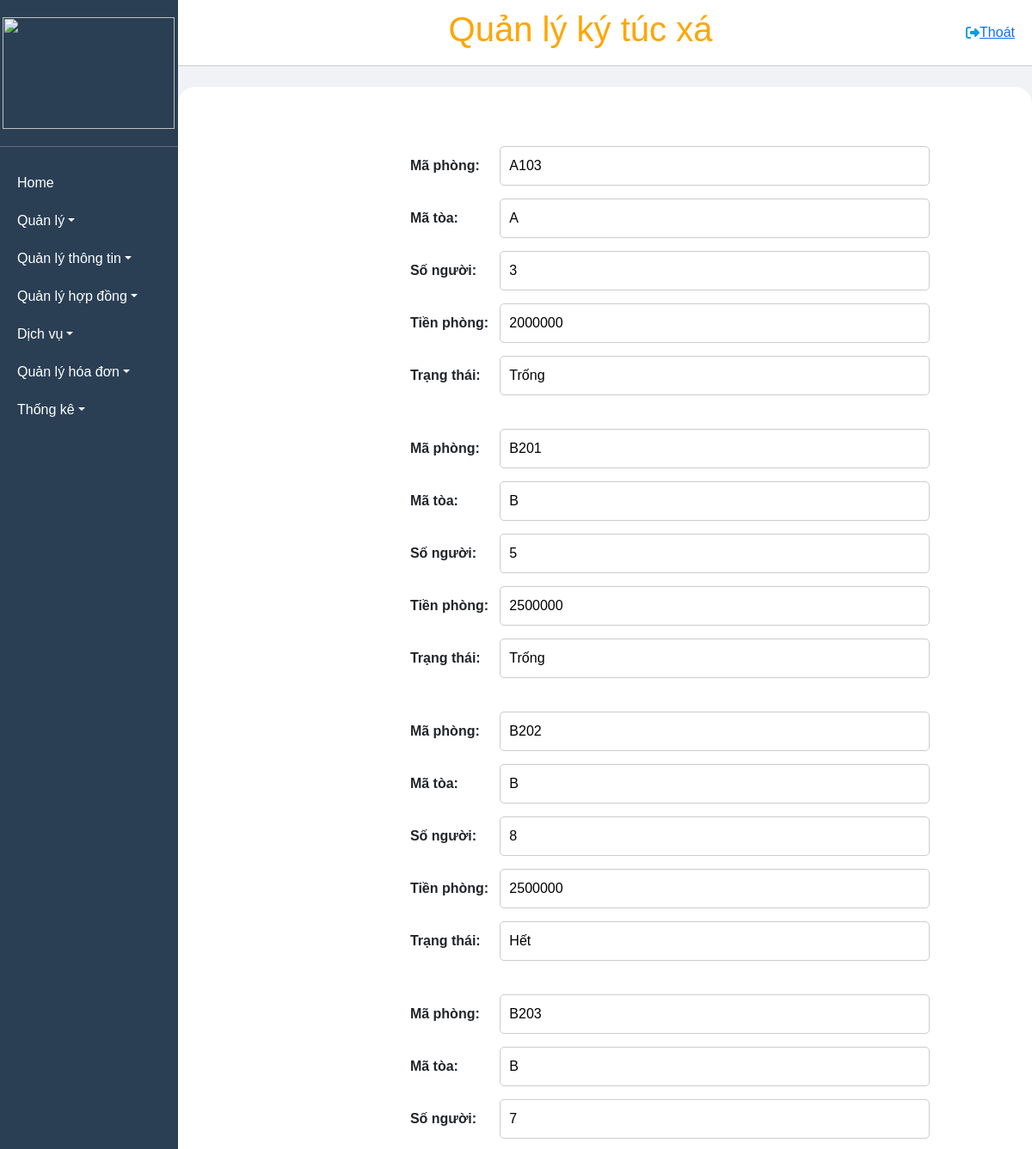
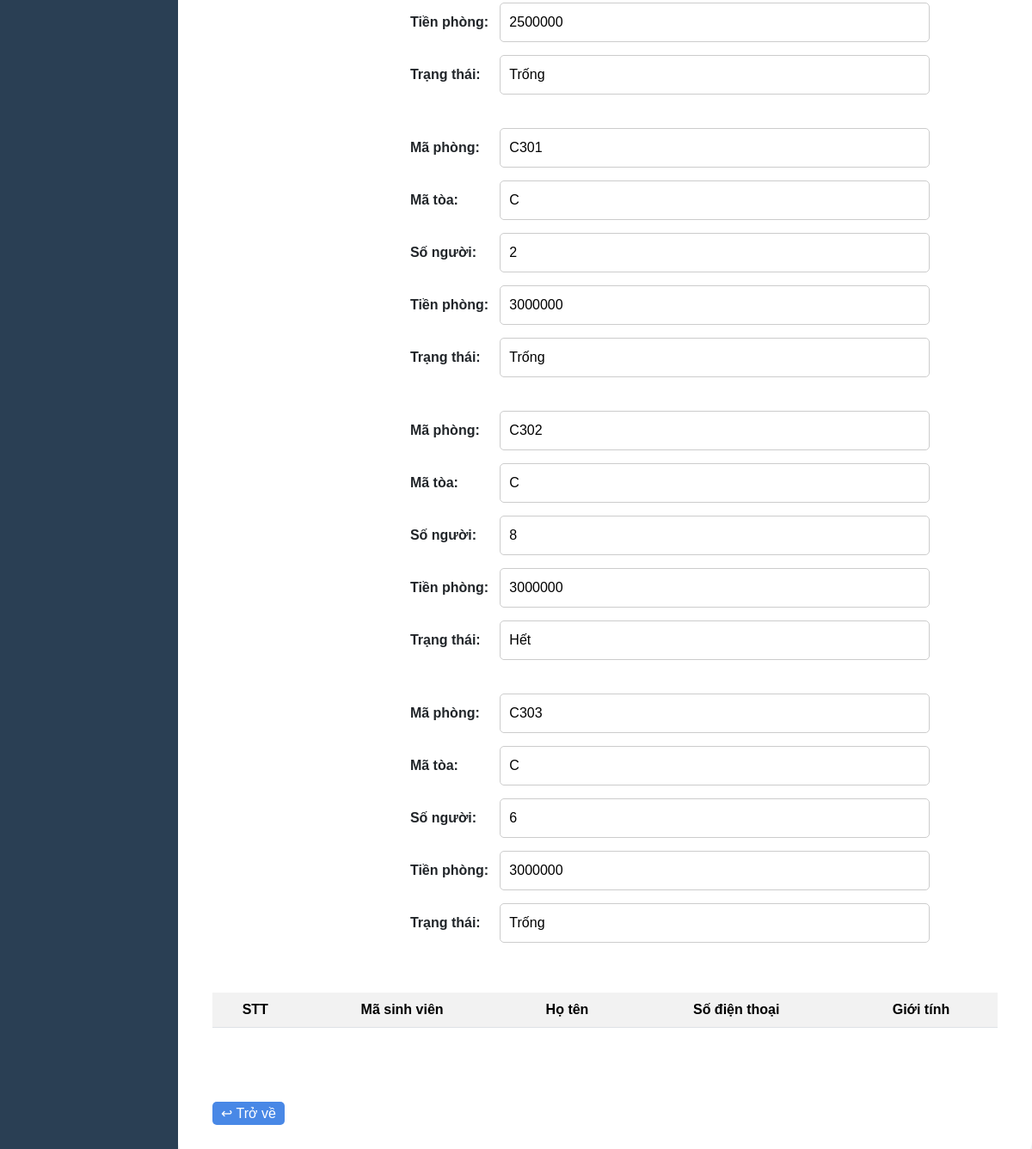
The page /DanhsachPhong_c/lien_ket/ on the database its author committed (2 pictures, top to bottom).
### tables this page shows
CREATE TABLE `phong` (
  `maPhong` varchar(50) NOT NULL,
  `maToa` varchar(50) NOT NULL,
  `soNguoi` int(50) NOT NULL,
  `tienPhong` int(50) NOT NULL,
  `trangThai` varchar(50) NOT NULL,
  `maNhomSinhVien` varchar(50) NOT NULL,
  `maHopDong` varchar(50) NOT NULL
);

### MVC/Core/controller.php (called while the page is built, shortened)
<?php
class controller
{
    public function model($model)
    {
        return new $model;
    }
    public function view($view, $data = [])
    {
        require_once './MVC/Views/' . $view . '.php';
    }
}

### MVC/Controllers/DanhsachPhong_c.php (called while the page is built, shortened)
<?php
class DanhsachPhong_c extends controller
{
    private $ds;
    function __construct()
    {
        $this->ds = $this->model('Phong_m');
    }
    function lien_ket($hopdong)
    {
        $dulieu = $this->ds->find3($hopdong);
        $this->view('Masterlayout', [
            'page' => 'Chitietphong_v',
            'dulieu1' => $this->ds->ds_sinhvien($hopdong),
            'dulieu' => $dulieu,
        ]);
    }
}
?>

### MVC/Core/app.php (called while the page is built, shortened)
<?php
class app
{
    protected $action = 'Get_data';
    function __construct()
    {
        $arr = $this->processURL();
        if ($arr != null) {
            if (file_exists('./MVC/Controllers/' . $arr[0] . '.php')) {
                unset($arr[0]);
            }
        }
        $this->controller = new $this->controller;
        if (isset($arr[1])) {
            if (method_exists($this->controller, $arr[1])) {
                $this->action = $arr[1];
            }
            unset($arr[1]);
        }
        $this->param = $arr ? array_values($arr) : [];
        call_user_func_array([$this->controller, $this->action], $this->param);
    }
    function processURL()
    {
        if (isset($_GET['url'])) {
            return explode('/', filter_var(trim($_GET['url']), FILTER_DEFAULT));
        }
    }
}

### index.php (called while the page is built, shortened)
<?php
$app = new app();
?>

### MVC/Core/connectDB.php (called while the page is built, shortened)
<?php
class connectDB
{
    protected $serverName = "localhost";
    protected $userName = "root";
    protected $pwd = "";
    protected $dbName = "qlktx";
    function __construct()
    {
        $this->conn = mysqli_connect($this->serverName, $this->userName, $this->pwd, $this->dbName);
    }
}

### MVC/Models/Phong_m.php (called while the page is built, shortened)
<?php
class Phong_m extends connectDB{
    function find3($hopdong){
        $sql="SELECT * FROM phong WHERE maHopDong = N'$hopdong' " ;
        return mysqli_query($this->conn,$sql);
    }
}
?>

### MVC/Views/Pages/Chitietphong_v.php (the view, shortened to what this page needs)
<!DOCTYPE html>
<html lang="en">
<head>
</head>
<body>
<form method="post" action="http://localhost/QuanLyKyTucXa_new/DanhsachPhong_c/timkiem">
        <br>
        <div class="form-inline" >
        <div>
                <?php
                if(isset($data['dulieu'])&& mysqli_num_rows($data['dulieu'])>0){
                    while($row=mysqli_fetch_array($data['dulieu'])){
                ?>
                <br>
                    <div style="padding-left: 230px">
                        <label  for="txtMaphong">Mã phòng:</label>
                        <input type="text"  name="txtMaphong" value="<?php echo $row['maPhong'] ?> "  readonly>
                        <br>
                        <label  for="txtMatoa">Mã tòa:</label>
                        <input type="text" name="txtMatoa" value="<?php echo $row['maToa'] ?>"  readonly>
                        <br>
                        <label  for="txtSonguoi">Số người:</label>
                        <input type="text" name="txtSonguoi" value="<?php echo $row['soNguoi'] ?>"  readonly>
                        <br>
                        <label  for="txtTienphong">Tiền phòng:</label>
                        <input type="text" name="txtTienphong" value="<?php echo $row['tienPhong'] ?>"  readonly>
                        <br>
                        <label  for="txtTrangthai">Trạng thái:</label>
                        <input type="text" name="txtTrangthai" value="<?php echo $row['trangThai'] ?>" readonly >
                    </div>
                <?php
                    }
                }
                ?>
        <br>
        <br>
        <table class="table table-striped" style="text-align:center " >
                <tr style="background:ccc">
                    <th>STT</th>
                    <th>Mã sinh viên</th>
                    <th>Họ tên</th>
                    <th>Số điện thoại</th>
                    <th>Giới tính</th>
                </tr>
        </table>
        </div>
        <br>
        <br>
        <br>
        <a class="link" href="javascript:history.go(-1);" >↩ Trở về</a>
      </form>
</body>
</html>

### Public/CSS/style.css (style rules this page uses)
* { padding: 0; margin: 0; box-sizing: border-box; }
body { background-color: #F0F2F5; }

### Public/CSS/master.css (style rules this page uses)
* { margin: 0; padding: 0; box-sizing: border-box; font-family: Arial, sans-serif; }
html, body { height: 100%; overflow: hidden; }

### Public/CSS/l1.css (style rules this page uses)
.form-inline { border-radius: 20px; background-color: white; padding: 40px; text-align: left; }

### MVC/Views/Pages/Chitietphong_v.php (style rules this page uses)
.link { width: auto; padding: 5px 10px; border: none; border-radius: 5px; background-color: #4988e6; color: white; cursor: pointer; text-decoration: none; }
label { width: 100px; font-weight: bold; }
input[type="text"], textarea, input[type="number"],input[type="date"],select,input[type="email"],input[type="file"] { width: 500px; padding: 10px; margin-top: 5px; margin-bottom: 10px; border-radius: 5px; border: 1px solid #ccc; outline: none; }

### rows shown on the page
phong: txtMaphong "A103", txtMatoa "A", txtSonguoi "3", txtTienphong "2000000", txtTrangthai "Trống"
phong: txtMaphong "B201", txtMatoa "B", txtSonguoi "5", txtTienphong "2500000", txtTrangthai "Trống"
phong: txtMaphong "B202", txtMatoa "B", txtSonguoi "8", txtTienphong "2500000", txtTrangthai "Hết"
phong: txtMaphong "B203", txtMatoa "B", txtSonguoi "7", txtTienphong "2500000", txtTrangthai "Trống"
phong: txtMaphong "C301", txtMatoa "C", txtSonguoi "2", txtTienphong "3000000", txtTrangthai "Trống"
phong: txtMaphong "C302", txtMatoa "C", txtSonguoi "8", txtTienphong "3000000", txtTrangthai "Hết"
phong: txtMaphong "C303", txtMatoa "C", txtSonguoi "6", txtTienphong "3000000", txtTrangthai "Trống"
